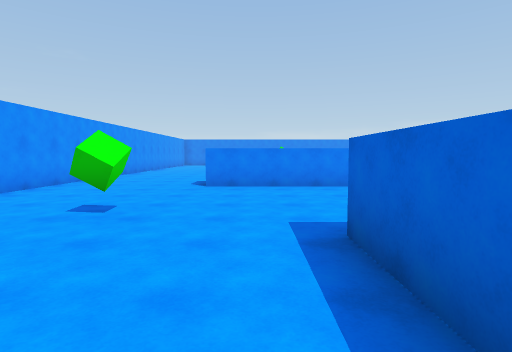
view 1 (above)

24 first-person views from a walk through a Unity game level. The camera is 1.5 m above the floor, tilts 4° down and sees 80° across. The floor is counted in squares, 1.8 m on a side. Each view is taken from the middle of a square. On the plan, view 1 faces up. The plan holds only what a view shows up to about 11 squares ahead; the rest is blank. The player is left out.

view 2
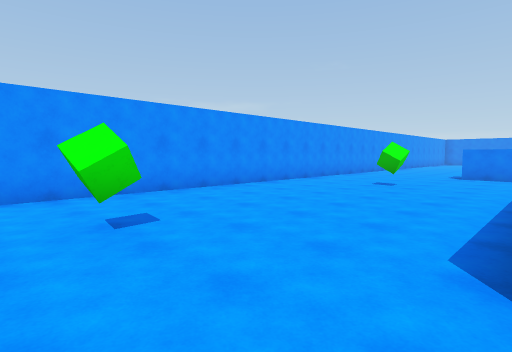

view 3
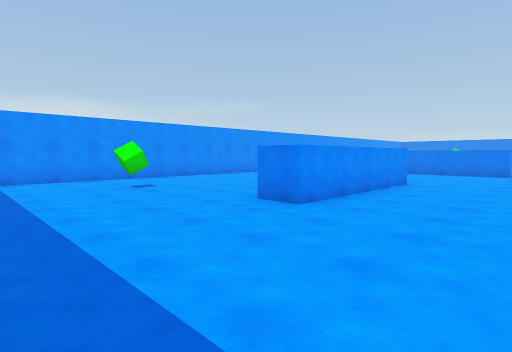

view 4
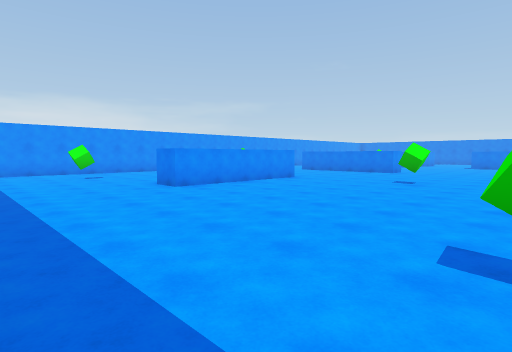

view 5
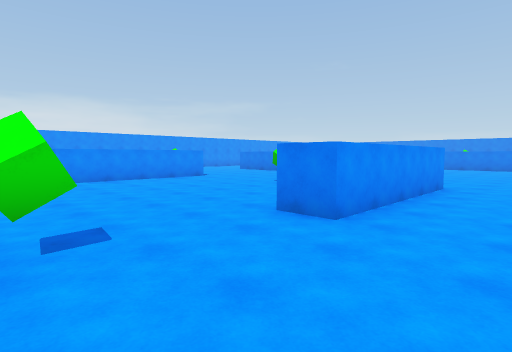

view 6
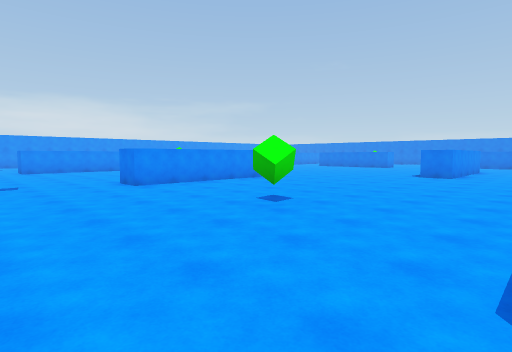

view 7
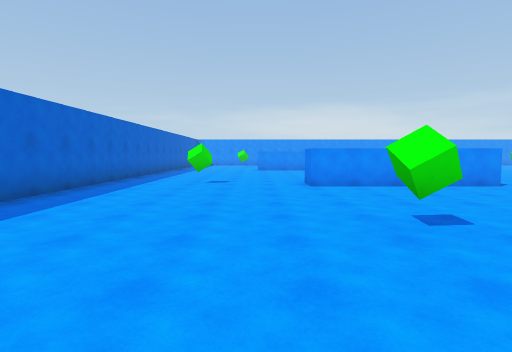

view 8
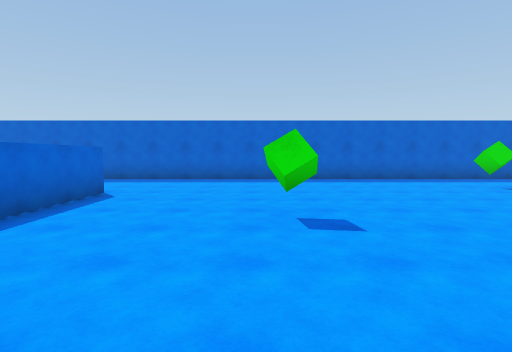

view 9
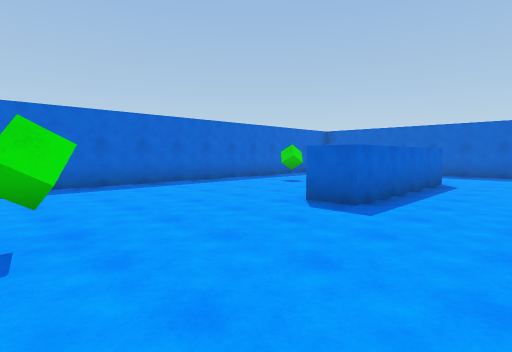

view 10
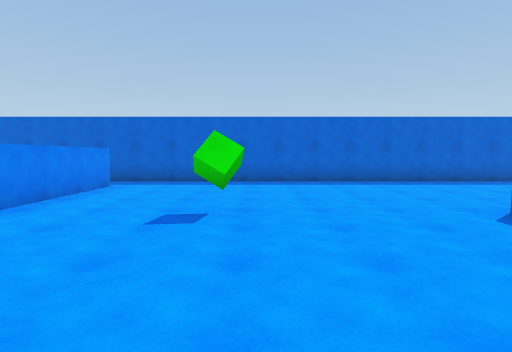

view 11
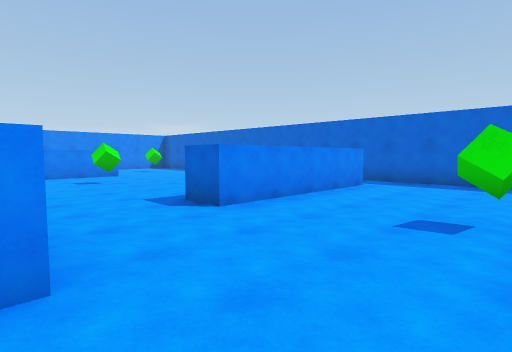

view 12
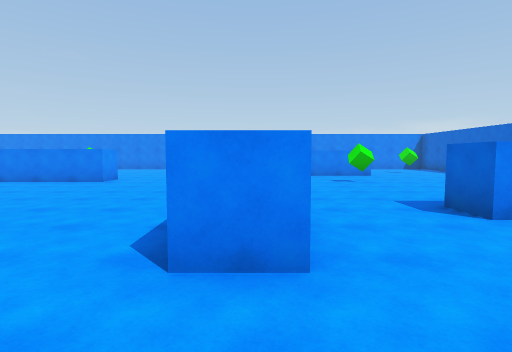

view 13
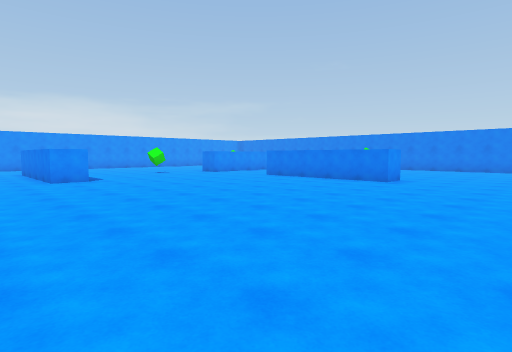

view 14
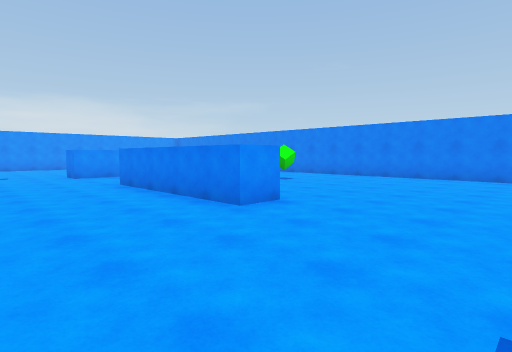

view 15
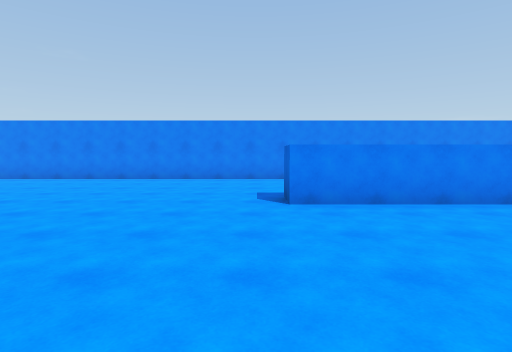

view 16
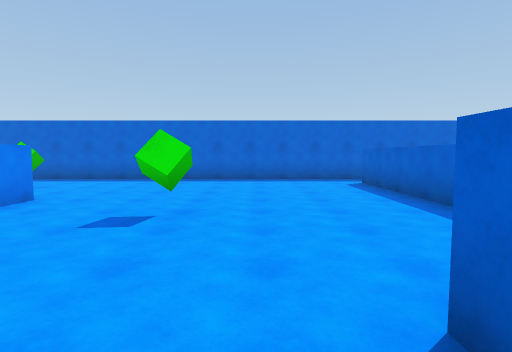

view 17
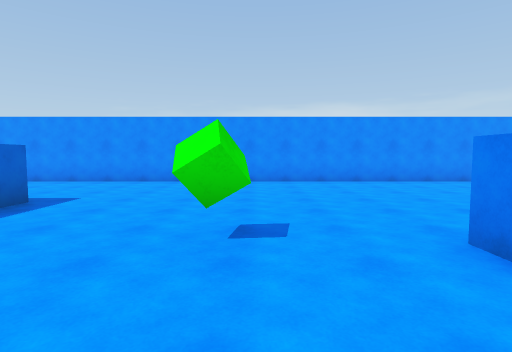

view 18
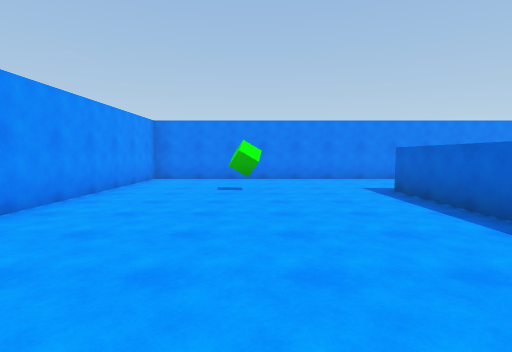

view 19
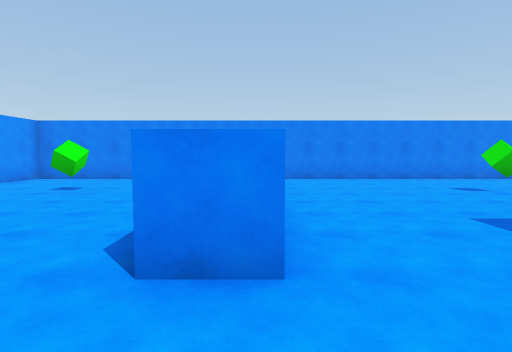

view 20
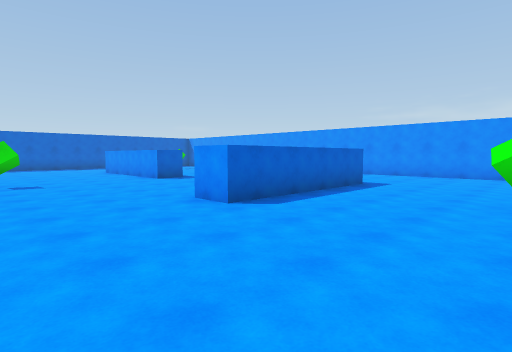

view 21
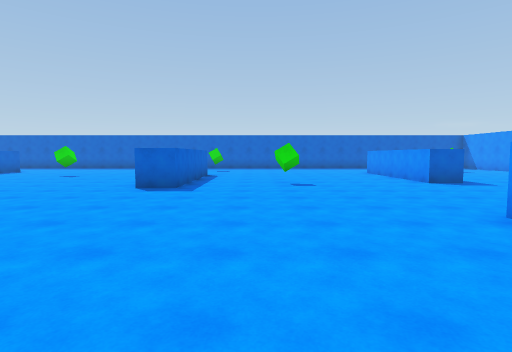

view 22
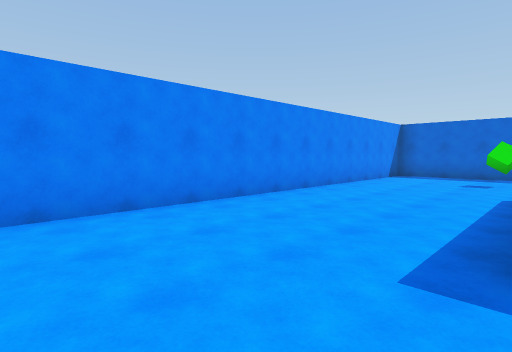

view 23
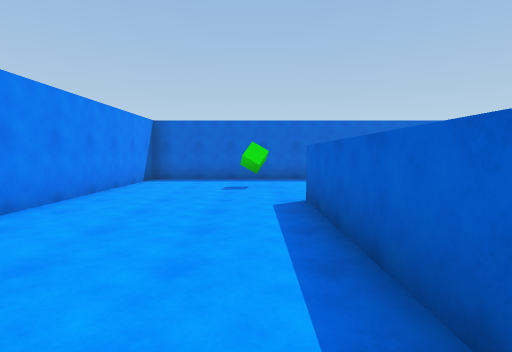

view 24
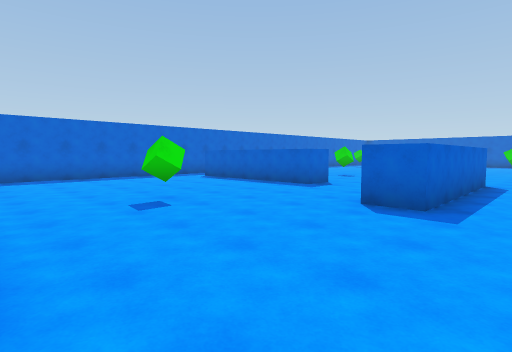

### Floor plan
Points are (right, up) in squares from view 1. A wall is a line through its corners. A room is listed if a view was taken in it or the views show most of it. See-through windows are left out.
Room 1 (views 1, 2, 3, 4, 5, 6, 7, 8, 9, 10, 11, 12, 13, 14, 15, 16, 17, 18, 19, 20, 21, 22, 23, 24)
walls: (15.4, 9) (15.4, 8.1) (14.4, 8.1) (14.4, 13.1) (15.5, 13.1); (9, 1) (9, 4.4) (10, 4.4) (10, -0.6) (9, -0.6); (10.3, 16.4) (10.3, 15.3) (5.2, 15.3); (2.2, 15.9) (2.2, 15) (1.1, 15); (-1.4, 9) (3.7, 9) (3.7, 8.1) (-1.4, 8.1); (0.9, 1) (0.9, 3.1) (1.9, 3.1) (1.9, -1.9) (0.9, -1.9); (15, 19.1) (19.6, 19.1); (1.2, 16.8) (1.2, 20); (23.1, 9.8) (18, 9.8) (18, 10.8) (23, 10.8); (18.3, -2.8) (18.3, 2.3) (19.4, 2.3); (19.6, 18.1) (14.6, 18.1) (14.6, 19.1); (6.1, -6.5) (13, -6.5); (14.5, -6.5) (20.2, -6.5); (24.5, -2) (24.5, 23.5) (-5.5, 23.5) (-5.5, -5.1)
objects: green cube (-2, -3); green cube (-2, 4); green cube (-2, 20); green cube (1, 13); green cube (6, 3); green cube (8, 20); green cube (9, -4); green cube (15, 0); green cube (18, 15); green cube (19, 7); green cube (22, -1); green cube (22, 20)

Where each view was taken, in squares from view 1:
view 1: 0 up, 0 right, facing up
view 2: 4 down, 1 right, facing up-left
view 3: 6 down, 5 right, facing up-left
view 4: 6 down, 9 right, facing up-left
view 5: 4 down, 12 right, facing up-left
view 6: 4 down, 18 right, facing up-left
view 7: 2 down, 18 right, facing left
view 8: 4 up, 15 right, facing down
view 9: 7 up, 16 right, facing down-right
view 10: 6 up, 15 right, facing right
view 11: 6 up, 15 right, facing up-right
view 12: 6 up, 15 right, facing up
view 13: 6 up, 14 right, facing up-left
view 14: 12 up, 14 right, facing up-left
view 15: 13 up, 14 right, facing up
view 16: 14 up, 14 right, facing right
view 17: 13 up, 4 right, facing left
view 18: 13 up, 2 left, facing up
view 19: 13 up, 2 right, facing up
view 20: 13 up, 7 right, facing down-left
view 21: 12 up, 7 right, facing down
view 22: 19 up, 12 right, facing up-right
view 23: 20 up, 14 right, facing right
view 24: 18 up, 13 right, facing down-right
